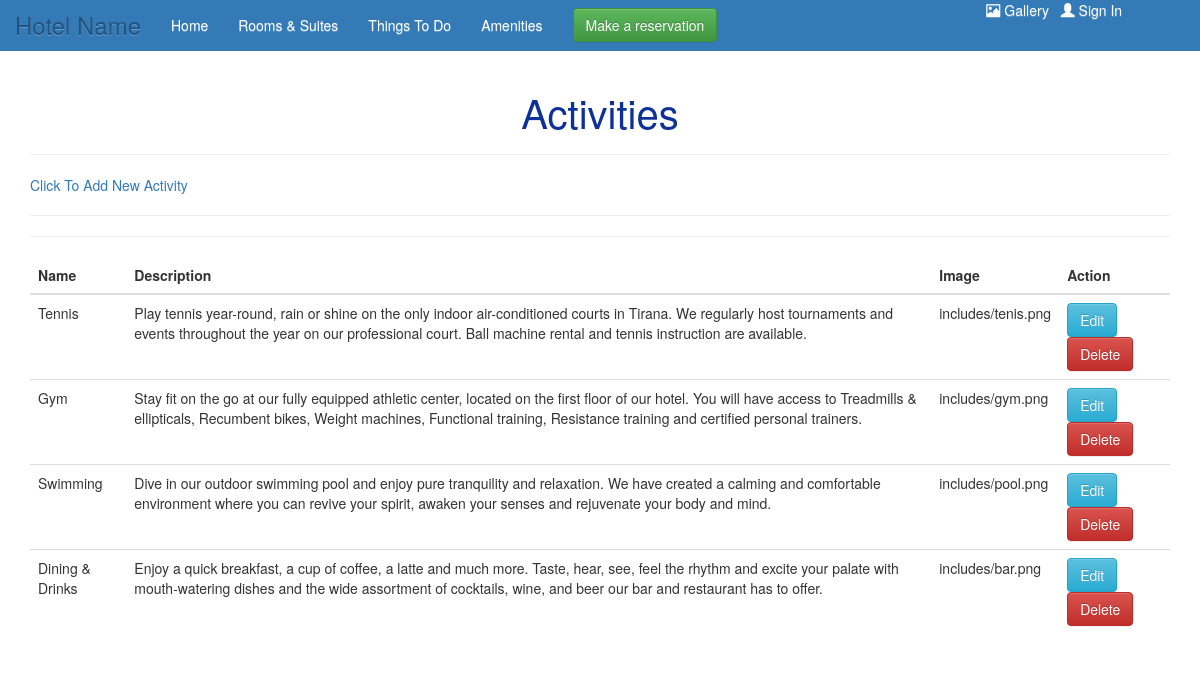
/add_activities.php, run on the app's committed database.
### tables this page shows
CREATE TABLE `events` (
  `eventID` int(11) NOT NULL,
  `description` longtext NOT NULL,
  `Title` varchar(60) DEFAULT NULL,
  `image` text DEFAULT NULL
);

### add_activities.php (the view, shortened to what this page needs)
<?php
include('includes/hotel_connect.php');
$sql = "SELECT * FROM events";
$result = mysqli_query($dbc, $sql);
?>
    <h1 id='amenities'>Activities</h1>
    <hr>
    <a href="create_activity.php" id="addActivity">Click To Add New Activity</a>
    <br> <hr>
    <hr>
        <table class="table table-hover">
            <thead>
                <tr>
                    <th>Name</th>
                    <th>Description</th>
                    <th>Image</th>
                    <th>Action</th>
                </tr>
            </thead>
            <tbody>
                <?php
                    if (mysqli_num_rows($result) > 0) {
                        while ($row = mysqli_fetch_assoc($result)) {
                ?>
                <tr>
                    <td><?php echo $row['Title']; ?></td>
                    <td><?php echo $row['description']; ?></td>
                    <td><?php echo $row['image']; ?></td>
                    <td><a class="btn btn-info" href="update_activity.php?id=<?php echo $row['eventID']; ?>">Edit</a>&nbsp;<a class="btn btn-danger" href="delete_activity.php?id=<?php echo $row['eventID']; ?>">Delete</a></td>
                </tr>
                <?php
                 }
                    }
                ?>
            </tbody>
        </table>
</body>
</html>

### hotelStyle1.css (style rules this page uses)
* { margin: 0; padding: 0; }
body, html { height: 100%; }
body { padding-top: 70px; position: relative }
.navbar-brand { color: #fff; font-size: x-large; }
li a { text-decoration: none; color: #fff; }
ul { list-style-type: none; }
ul.right-list { white-space: pre; }
#amenities { color:#0e3198; text-align:center; font-size: 40px; }

### data on the page
events: Title "Tennis", description "Play tennis year-round, rain or shine on the only indoor air-conditioned courts in Tirana. We regularly host tournaments and events throughout the year on our professional court. Ball machine rental and tennis instruction are available.", image "includes/tenis.png"
events: Title "Gym", description "Stay fit on the go at our fully equipped athletic center, located on the first floor of our hotel. You will have access to Treadmills & ellipticals, Recumbent bikes, Weight machines, Functional training, Resistance training and certified personal trainers.", image "includes/gym.png"
events: Title "Swimming", description "Dive in our outdoor swimming pool and enjoy pure tranquility and relaxation. We have created a calming and comfortable environment where you can revive your spirit, awaken your senses and rejuvenate your body and mind.", image "includes/pool.png"
events: Title "Dining & Drinks", description "Enjoy a quick breakfast, a cup of coffee, a latte and much more. Taste, hear, see, feel the rhythm and excite your palate with mouth-watering dishes and the wide assortment of cocktails, wine, and beer our bar and restaurant has to offer.", image "includes/bar.png"
